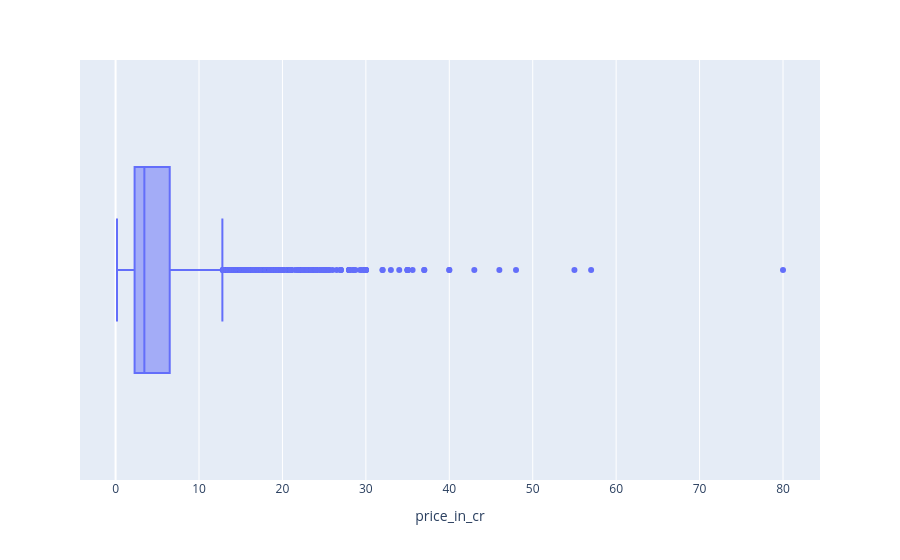

The code cell stored with this chart in its notebook:
### Code cell
fig = px.box(data_frame= pre_process_df, x='price_in_cr')
fig

### Figure 1 — Plotly figure (JSON) as saved in the notebook; plotly's stock layout.template omitted (floating-point values rounded to 4 significant figures; data arrays with more than 128 entries replaced by an {"elided": "..."} marker saying what was removed)
{"data": [{"alignmentgroup": "True", "hovertemplate": "price_in_cr=%{x}<extra></extra>", "legendgroup": "", "marker": {"color": "#636efa"}, "name": "", "notched": false, "offsetgroup": "", "orientation": "h", "showlegend": false, "type": "box", "x": {"elided": "5974 float values"}, "x0": " ", "xaxis": "x", "y0": " ", "yaxis": "y"}], "layout": {"boxmode": "group", "legend": {"tracegroupgap": 0}, "margin": {"t": 60}, "xaxis": {"anchor": "y", "domain": [0, 1], "title": {"text": "price_in_cr"}}, "yaxis": {"anchor": "x", "domain": [0, 1]}}}
